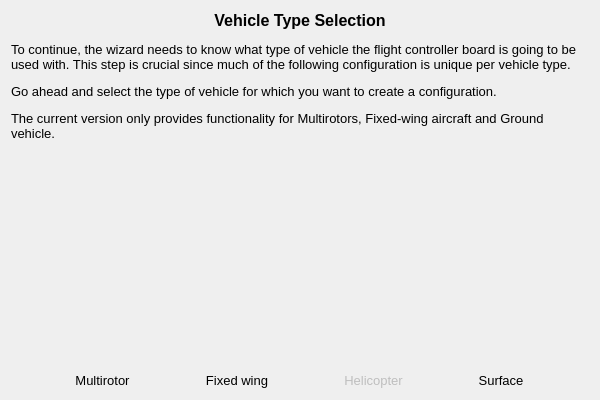
<?xml version="1.0" encoding="UTF-8"?>
<ui version="4.0">
 <class>VehiclePage</class>
 <widget class="QWizardPage" name="VehiclePage">
  <property name="geometry">
   <rect>
    <x>0</x>
    <y>0</y>
    <width>600</width>
    <height>400</height>
   </rect>
  </property>
  <property name="windowTitle">
   <string>WizardPage</string>
  </property>
  <layout class="QVBoxLayout" name="verticalLayout">
   <item>
    <widget class="QLabel" name="label_2">
     <property name="text">
      <string>&lt;!DOCTYPE HTML PUBLIC &quot;-//W3C//DTD HTML 4.0//EN&quot; &quot;http://www.w3.org/TR/REC-html40/strict.dtd&quot;&gt;
&lt;html&gt;&lt;head&gt;&lt;meta name=&quot;qrichtext&quot; content=&quot;1&quot; /&gt;&lt;style type=&quot;text/css&quot;&gt;
p, li { white-space: pre-wrap; }
&lt;/style&gt;&lt;/head&gt;&lt;body style=&quot; font-family:'Cantarell'; font-size:11pt; font-weight:400; font-style:normal;&quot;&gt;
&lt;p align=&quot;center&quot; style=&quot; margin-top:12px; margin-bottom:12px; margin-left:0px; margin-right:0px; -qt-block-indent:0; text-indent:0px;&quot;&gt;&lt;span style=&quot; font-family:'MS Shell Dlg 2'; font-size:12pt; font-weight:600;&quot;&gt;Vehicle Type Selection&lt;/span&gt;&lt;/p&gt;
&lt;p style=&quot; margin-top:12px; margin-bottom:12px; margin-left:0px; margin-right:0px; -qt-block-indent:0; text-indent:0px;&quot;&gt;&lt;span style=&quot; font-family:'MS Shell Dlg 2'; font-size:10pt;&quot;&gt;To continue, the wizard needs to know what type of vehicle the flight controller board is going to be used with. This step is crucial since much of the following configuration is unique per vehicle type.&lt;/span&gt;&lt;/p&gt;
&lt;p style=&quot; margin-top:12px; margin-bottom:12px; margin-left:0px; margin-right:0px; -qt-block-indent:0; text-indent:0px;&quot;&gt;&lt;span style=&quot; font-family:'MS Shell Dlg 2'; font-size:10pt;&quot;&gt;Go ahead and select the type of vehicle for which you want to create a configuration.&lt;/span&gt;&lt;/p&gt;
&lt;p style=&quot; margin-top:12px; margin-bottom:12px; margin-left:0px; margin-right:0px; -qt-block-indent:0; text-indent:0px;&quot;&gt;&lt;span style=&quot; font-family:'MS Shell Dlg 2'; font-size:10pt;&quot;&gt;The current version only provides functionality for Multirotors, Fixed-wing aircraft and Ground vehicle.&lt;/span&gt;&lt;/p&gt;&lt;/body&gt;&lt;/html&gt;</string>
     </property>
     <property name="alignment">
      <set>Qt::AlignLeading|Qt::AlignLeft|Qt::AlignTop</set>
     </property>
     <property name="wordWrap">
      <bool>true</bool>
     </property>
    </widget>
   </item>
   <item>
    <spacer name="verticalSpacer">
     <property name="orientation">
      <enum>Qt::Vertical</enum>
     </property>
     <property name="sizeHint" stdset="0">
      <size>
       <width>20</width>
       <height>40</height>
      </size>
     </property>
    </spacer>
   </item>
   <item>
    <layout class="QHBoxLayout" name="horizontalLayout">
     <item>
      <widget class="QToolButton" name="multirotorButton">
       <property name="font">
        <font>
         <pointsize>10</pointsize>
        </font>
       </property>
       <property name="toolTip">
        <string>Tricopter, Quadcopter, Hexacopter</string>
       </property>
       <property name="autoFillBackground">
        <bool>false</bool>
       </property>
       <property name="styleSheet">
        <string notr="true">QToolButton { border: none }</string>
       </property>
       <property name="text">
        <string>Multirotor</string>
       </property>
       <property name="icon">
        <iconset resource="../wizardResources.qrc">
         <normaloff>:/setupwizard/resources/bttn-multi-up.png</normaloff>
         <normalon>:/setupwizard/resources/bttn-multi-down.png</normalon>:/setupwizard/resources/bttn-multi-up.png</iconset>
       </property>
       <property name="iconSize">
        <size>
         <width>100</width>
         <height>100</height>
        </size>
       </property>
       <property name="checkable">
        <bool>true</bool>
       </property>
       <property name="checked">
        <bool>true</bool>
       </property>
       <property name="autoExclusive">
        <bool>true</bool>
       </property>
       <property name="toolButtonStyle">
        <enum>Qt::ToolButtonTextUnderIcon</enum>
       </property>
       <property name="autoRaise">
        <bool>true</bool>
       </property>
      </widget>
     </item>
     <item>
      <widget class="QToolButton" name="fixedwingButton">
       <property name="enabled">
        <bool>true</bool>
       </property>
       <property name="font">
        <font>
         <pointsize>10</pointsize>
        </font>
       </property>
       <property name="toolTip">
        <string>Airplane, Sloper, Jet</string>
       </property>
       <property name="styleSheet">
        <string notr="true">QToolButton { border: none }</string>
       </property>
       <property name="text">
        <string>Fixed wing</string>
       </property>
       <property name="icon">
        <iconset resource="../wizardResources.qrc">
         <normaloff>:/setupwizard/resources/bttn-plane-up.png</normaloff>
         <normalon>:/setupwizard/resources/bttn-plane-down.png</normalon>:/setupwizard/resources/bttn-plane-up.png</iconset>
       </property>
       <property name="iconSize">
        <size>
         <width>100</width>
         <height>100</height>
        </size>
       </property>
       <property name="checkable">
        <bool>true</bool>
       </property>
       <property name="checked">
        <bool>false</bool>
       </property>
       <property name="autoExclusive">
        <bool>true</bool>
       </property>
       <property name="toolButtonStyle">
        <enum>Qt::ToolButtonTextUnderIcon</enum>
       </property>
       <property name="autoRaise">
        <bool>true</bool>
       </property>
      </widget>
     </item>
     <item>
      <widget class="QToolButton" name="heliButton">
       <property name="enabled">
        <bool>false</bool>
       </property>
       <property name="font">
        <font>
         <pointsize>10</pointsize>
        </font>
       </property>
       <property name="toolTip">
        <string>CCPM Helicopters</string>
       </property>
       <property name="styleSheet">
        <string notr="true">QToolButton { border: none }</string>
       </property>
       <property name="text">
        <string>Helicopter</string>
       </property>
       <property name="icon">
        <iconset resource="../wizardResources.qrc">
         <normaloff>:/setupwizard/resources/bttn-heli-up.png</normaloff>
         <normalon>:/setupwizard/resources/bttn-heli-down.png</normalon>:/setupwizard/resources/bttn-heli-up.png</iconset>
       </property>
       <property name="iconSize">
        <size>
         <width>100</width>
         <height>100</height>
        </size>
       </property>
       <property name="checkable">
        <bool>true</bool>
       </property>
       <property name="autoExclusive">
        <bool>true</bool>
       </property>
       <property name="toolButtonStyle">
        <enum>Qt::ToolButtonTextUnderIcon</enum>
       </property>
       <property name="autoRaise">
        <bool>true</bool>
       </property>
      </widget>
     </item>
     <item>
      <widget class="QToolButton" name="surfaceButton">
       <property name="enabled">
        <bool>true</bool>
       </property>
       <property name="font">
        <font>
         <pointsize>10</pointsize>
        </font>
       </property>
       <property name="toolTip">
        <string>Car, Boat, U-Boat</string>
       </property>
       <property name="styleSheet">
        <string notr="true">QToolButton { border: none }</string>
       </property>
       <property name="text">
        <string>Surface</string>
       </property>
       <property name="icon">
        <iconset resource="../wizardResources.qrc">
         <normaloff>:/setupwizard/resources/bttn-land-up.png</normaloff>
         <normalon>:/setupwizard/resources/bttn-land-down.png</normalon>:/setupwizard/resources/bttn-land-up.png</iconset>
       </property>
       <property name="iconSize">
        <size>
         <width>100</width>
         <height>100</height>
        </size>
       </property>
       <property name="checkable">
        <bool>true</bool>
       </property>
       <property name="autoExclusive">
        <bool>true</bool>
       </property>
       <property name="toolButtonStyle">
        <enum>Qt::ToolButtonTextUnderIcon</enum>
       </property>
       <property name="autoRaise">
        <bool>true</bool>
       </property>
      </widget>
     </item>
    </layout>
   </item>
  </layout>
 </widget>
 <resources>
  <include location="../wizardResources.qrc"/>
 </resources>
 <connections/>
</ui>
